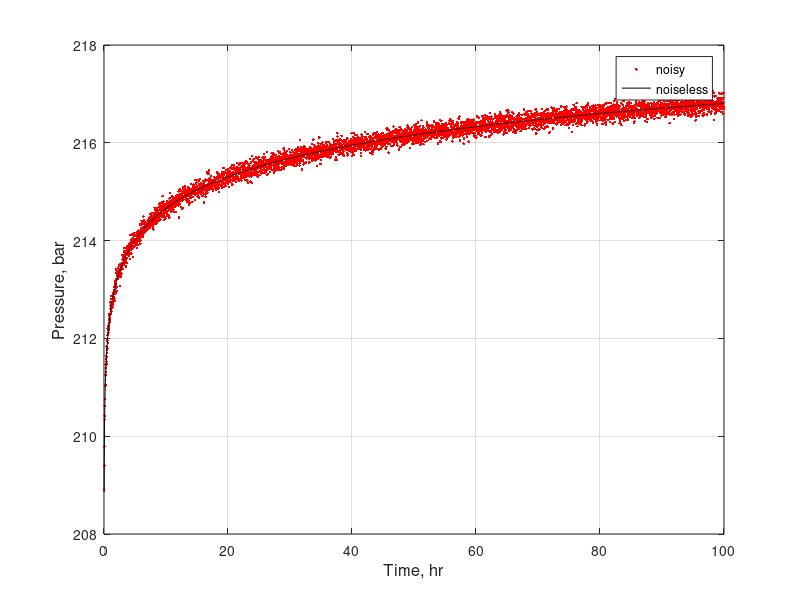
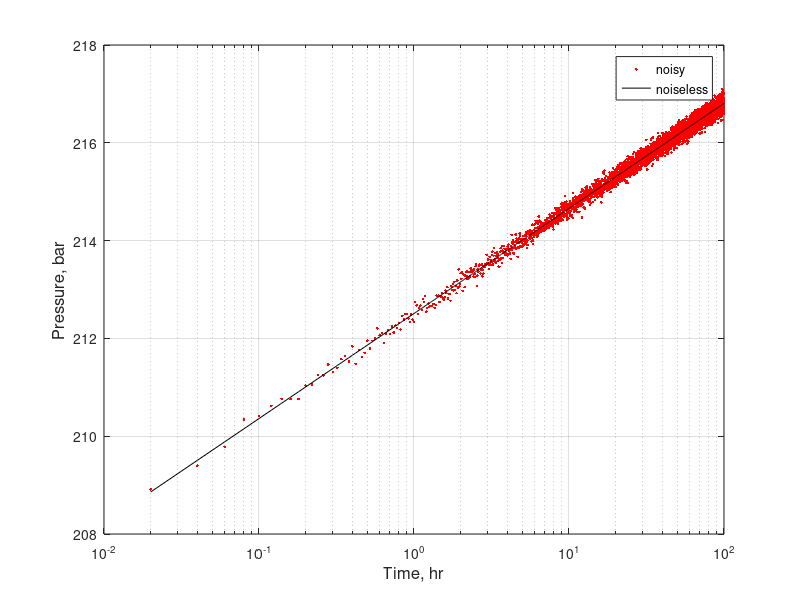

Write the MATLAB code that produced these figures, in order.
pi=200; % initial pressure, bar
k=100;  % permeability, mD
h=10;    % thickness, m
poro=0.3; % porosity
rw=0.1; % well radius, m
q=100;  % m3/day
mu=1; % cP
ct=4*10^-5; % bar^-1
B=1;

t=0.02:.02:100; % hr
l=length(t);
% tD=0.0003553*k*t/(poro*mu*ct*rw^2); % 1.8.3
tD=0.0003553*k/(poro*mu*ct*rw^2) * t; % dimensionless time

pwD=-0.5*expint(1./(4*tD)); 

% a = - 0.25 / (0.0003553*k/(poro*mu*ct*rw^2));
% b = -0.5*18.66*q*B*mu/(k*h);

p=pi-18.66*q*B*mu/(k*h)*pwD;
% p=18.66*q*B*mu/(k*h)*pwD;
pe=p+0.1*randn(1,l);

figure;
plot(t,pe,'.r'); grid on; hold on;
plot(t,p,'-k'); grid on; hold on;
legend('noisy', 'noiseless')
xlabel('Time, hr','FontSize',12);
ylabel('Pressure, bar','FontSize',12);

figure;
semilogx(t,pe,'.r'); grid on; hold on;
semilogx(t,p,'-k'); grid on; hold on;
legend('noisy', 'noiseless')
xlabel('Time, hr','FontSize',12);
ylabel('Pressure, bar','FontSize',12);